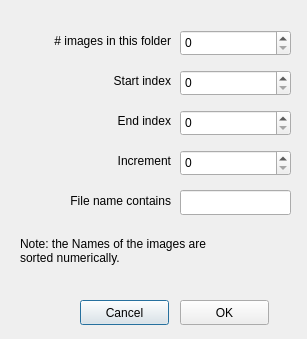
<?xml version="1.0" encoding="UTF-8"?>
<ui version="4.0">
 <class>import_im_seq</class>
 <widget class="QDialog" name="import_im_seq">
  <property name="geometry">
   <rect>
    <x>0</x>
    <y>0</y>
    <width>307</width>
    <height>339</height>
   </rect>
  </property>
  <property name="windowTitle">
   <string>Dialog</string>
  </property>
  <widget class="QLabel" name="label">
   <property name="geometry">
    <rect>
     <x>10</x>
     <y>30</y>
     <width>161</width>
     <height>21</height>
    </rect>
   </property>
   <property name="text">
    <string># images in this folder</string>
   </property>
   <property name="alignment">
    <set>Qt::AlignRight|Qt::AlignTrailing|Qt::AlignVCenter</set>
   </property>
  </widget>
  <widget class="QLabel" name="label_2">
   <property name="geometry">
    <rect>
     <x>10</x>
     <y>70</y>
     <width>161</width>
     <height>21</height>
    </rect>
   </property>
   <property name="text">
    <string>Start index</string>
   </property>
   <property name="alignment">
    <set>Qt::AlignRight|Qt::AlignTrailing|Qt::AlignVCenter</set>
   </property>
  </widget>
  <widget class="QLabel" name="label_3">
   <property name="geometry">
    <rect>
     <x>10</x>
     <y>110</y>
     <width>161</width>
     <height>21</height>
    </rect>
   </property>
   <property name="text">
    <string>End index</string>
   </property>
   <property name="alignment">
    <set>Qt::AlignRight|Qt::AlignTrailing|Qt::AlignVCenter</set>
   </property>
  </widget>
  <widget class="QLineEdit" name="LE_name_key_word">
   <property name="geometry">
    <rect>
     <x>180</x>
     <y>190</y>
     <width>111</width>
     <height>25</height>
    </rect>
   </property>
   <property name="text">
    <string/>
   </property>
  </widget>
  <widget class="QLabel" name="label_4">
   <property name="geometry">
    <rect>
     <x>10</x>
     <y>190</y>
     <width>161</width>
     <height>21</height>
    </rect>
   </property>
   <property name="text">
    <string>File name contains</string>
   </property>
   <property name="alignment">
    <set>Qt::AlignRight|Qt::AlignTrailing|Qt::AlignVCenter</set>
   </property>
  </widget>
  <widget class="QLabel" name="label_5">
   <property name="geometry">
    <rect>
     <x>20</x>
     <y>220</y>
     <width>311</width>
     <height>61</height>
    </rect>
   </property>
   <property name="text">
    <string>Note: the Names of the images are 
sorted numerically.</string>
   </property>
  </widget>
  <widget class="QPushButton" name="Cancel_button">
   <property name="geometry">
    <rect>
     <x>80</x>
     <y>300</y>
     <width>89</width>
     <height>25</height>
    </rect>
   </property>
   <property name="text">
    <string>Cancel</string>
   </property>
  </widget>
  <widget class="QPushButton" name="OK_button">
   <property name="geometry">
    <rect>
     <x>180</x>
     <y>300</y>
     <width>89</width>
     <height>25</height>
    </rect>
   </property>
   <property name="text">
    <string>OK</string>
   </property>
  </widget>
  <widget class="QLabel" name="label_6">
   <property name="geometry">
    <rect>
     <x>10</x>
     <y>150</y>
     <width>161</width>
     <height>21</height>
    </rect>
   </property>
   <property name="text">
    <string>Increment</string>
   </property>
   <property name="alignment">
    <set>Qt::AlignRight|Qt::AlignTrailing|Qt::AlignVCenter</set>
   </property>
  </widget>
  <widget class="QSpinBox" name="increment_SpBox">
   <property name="geometry">
    <rect>
     <x>180</x>
     <y>150</y>
     <width>111</width>
     <height>26</height>
    </rect>
   </property>
  </widget>
  <widget class="QSpinBox" name="end_id_SpBox">
   <property name="geometry">
    <rect>
     <x>180</x>
     <y>110</y>
     <width>111</width>
     <height>26</height>
    </rect>
   </property>
  </widget>
  <widget class="QSpinBox" name="start_id_SpBox">
   <property name="geometry">
    <rect>
     <x>180</x>
     <y>70</y>
     <width>111</width>
     <height>26</height>
    </rect>
   </property>
  </widget>
  <widget class="QSpinBox" name="num_im_SpBox">
   <property name="geometry">
    <rect>
     <x>180</x>
     <y>30</y>
     <width>111</width>
     <height>26</height>
    </rect>
   </property>
  </widget>
 </widget>
 <resources/>
 <connections/>
</ui>
